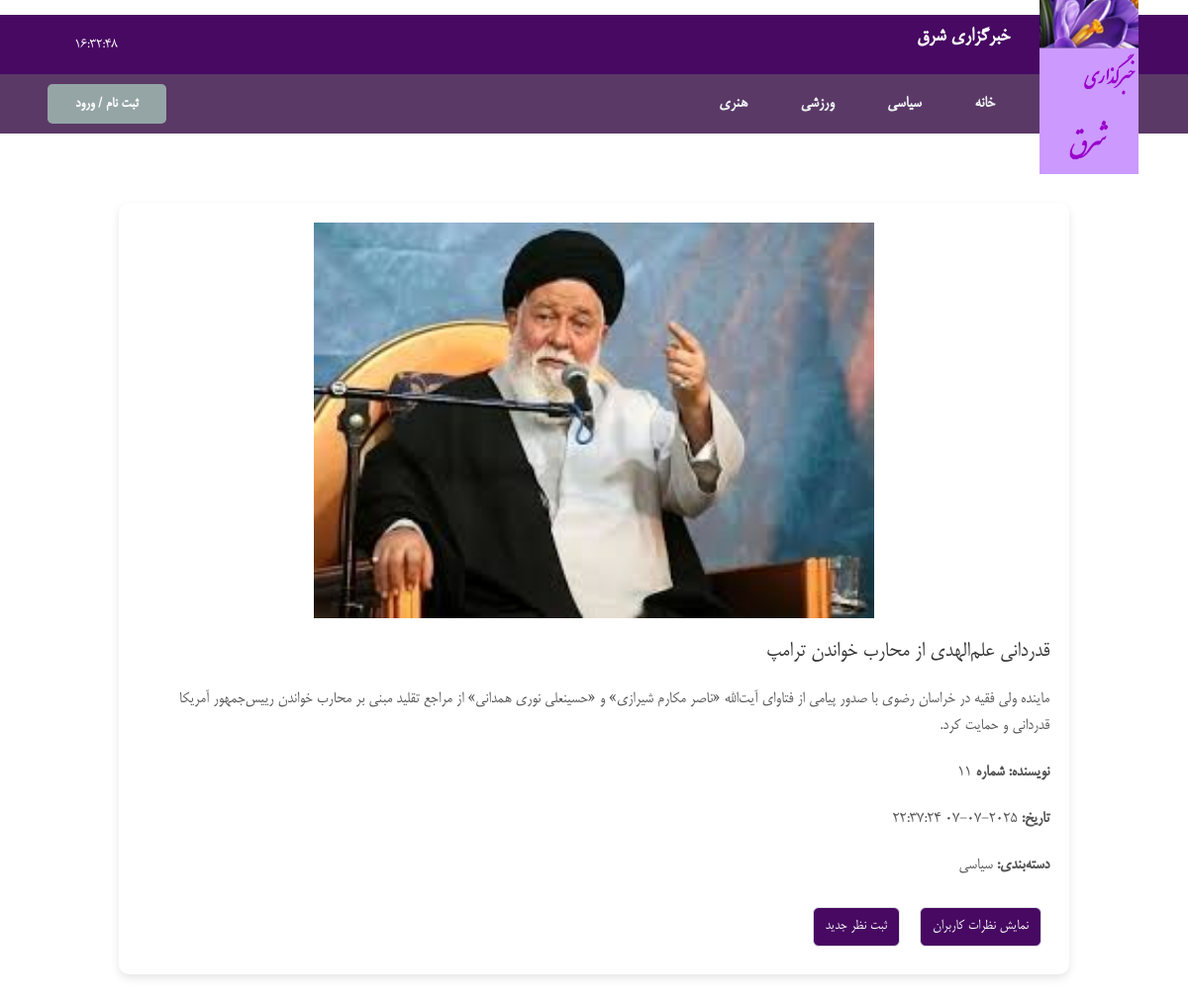
Screenshot of /fullnews.php?id=76 with the database file from the repository.
### tables this page shows
CREATE TABLE IF NOT EXISTS `news` (
  `id` int NOT NULL AUTO_INCREMENT,
  `title` varchar(255) NOT NULL,
  `content` text NOT NULL,
  `author_id` int NOT NULL,
  `author_username` varchar(255) NOT NULL,
  `image` varchar(255) DEFAULT NULL,
  `category` enum('politics','sports','art') NOT NULL DEFAULT 'politics',
  `status` enum('approved','pending','rejected') NOT NULL DEFAULT 'pending',
  `created_at` timestamp NOT NULL DEFAULT CURRENT_TIMESTAMP,
  PRIMARY KEY (`id`),
  KEY `author_id` (`author_id`),
  KEY `author_username` (`author_username`)
);

### fullnews.php (the view, shortened to what this page needs)
<?php
include('db.php');
if (isset($_GET['id'])) {
    $news_id = $_GET['id'];
    $query = "SELECT * FROM news WHERE id = ?";
    $stmt = mysqli_prepare($conn, $query);
    mysqli_stmt_bind_param($stmt, "i", $news_id);
    mysqli_stmt_execute($stmt);
    $result = mysqli_stmt_get_result($stmt);
    if ($news = mysqli_fetch_assoc($result)) {
        $title = $news['title'];
        $content = $news['content'];
        $author = $news['author_id'];
        $date = $news['created_at'];
        $image = $news['image'];
        $category = $news['category'];
    } else {
        echo "<h2>خبر یافت نشد!</h2>";
        exit();
    }
} else {
    echo "<h2>شناسه خبر مشخص نشده است!</h2>";
    exit();
}
?>
<!DOCTYPE html>
<html lang="fa" dir="rtl">
<head>
    <link rel="stylesheet" href="CSS/fullnewsStyle.css">
    <link href="https://cdn.jsdelivr.net/npm/bootstrap@5.3.0/dist/css/bootstrap.min.css" rel="stylesheet">
</head>
<body>
    <header>
        <div class="newsagency-information">
            <div class="logo">
                <img src="img/hhh.png" alt="">
            </div>
            <div class="name">
                <p>خبرگزاری  شرق</p>
            </div>
        </div>
        <div class="time-date" id="date-time">
        </div>
    </header>
    <nav>
        <div class="categories-list">
            <a href="index.php">خانه</a>
            <a href="archive.php?category=politics">سیاسی</a>
            <a href="archive.php?category=sports">ورزشی</a>
            <a href="archive.php?category=art">هنری</a>
        </div>
        <div class="login-button">
            <?php if (isset($_SESSION['user_id'])): ?>
            <?php if ($_SESSION['role'] == 'admin'): ?>
                <button type="button"><a href="ManagerPanel.php">پنل مدیریت</a></button>
            <?php else: ?>
                <button type="button"><a href="AuthorPanel.php">پنل نویسنده</a></button>
            <?php endif; ?>
            <?php else: ?>
            <button type="button"><a href="auth.php">ثبت نام / ورود</a></button>
            <?php endif; ?>
        </div>
    </nav>
    <main class="full-news">
        <div class="news-details">
            <img src="<?php echo $image; ?>" alt="خبر">
            <h2><?php echo $title; ?></h2>
            <p><?php echo nl2br($content); ?></p>
            <p><strong>نویسنده: شماره</strong> <?php echo $author; ?></p>
            <p><strong>تاریخ:</strong> <?php echo $date; ?></p>
            <p><strong>دسته‌بندی:</strong>
                <?php
                    if ($category == 'politics') {
                        echo "سیاسی";
                    } elseif ($category == 'sports') {
                        echo "ورزشی";
                    } elseif ($category == 'art') {
                        echo "هنری";
                    } else {
                        echo ucfirst($category);
                    }
                ?>
            </p>
        </div>
<button onclick="toggleComments()" class="  toggleCommentBtn btn border commentbt pb-2 m-2">نمایش نظرات کاربران</button>
<button id="toggleCommentFormBtn" class="  toggleCommentBtn btn border commentbt pb-2 m-2" type="button">ثبت نظر جدید</button>
    </main>
</body>
</html>

### CSS/fullnewsStyle.css (style rules this page uses)
* { padding: 0; margin: 0; box-sizing: border-box; font-family: B-mitra, sans-serif; }
body { background-color: #ecf0f1; }
header { width: 100%; height: 60px; background-color: #470962; color: white; margin: 15px 0 0; display: flex; justify-content: space-between; align-items: center; padding: 0 20px; }
header .newsagency-information { display: flex; align-items: center; }
header .newsagency-information .name { margin-right: 30px; font-size: 22px; font-weight: bold; }
header .newsagency-information .logo { width: 100px; height: 100px; background-color: white; margin-right: 30px; }
header .newsagency-information .logo img { width: inherit; }
header .time-date { font-size: 16px; margin-left: 55px; }
nav { width: 100%; height: 60px; background-color: #5a3967; display: flex; justify-content: space-between; align-items: center; padding: 0 20px; overflow: hidden; }
nav .categories-list { margin-right: 150px; }
nav .categories-list a { text-decoration: none; padding: 25px; color: #ecf0f1; font-weight: bold; transition: 0.3s; font-size: 18px; height: 60px; }
nav .login-button button { padding: 8px 28px; margin-left: 28px; background-color: #95a5a6; border: none; border-radius: 5px; cursor: pointer; font-weight: bold; color: white; transition: 0.3s; font-weight: 800; }
nav .login-button a { text-decoration: none; color: white; }
.full-news { width: 80%; margin: 70px auto; background-color: white; padding: 20px; border-radius: 10px; box-shadow: 0 4px 10px rgba(0, 0, 0, 0.1); }
.news-details img { width: 100%; height: 400px; border-radius: 10px; margin-bottom: 20px; object-fit: contain; }
.news-details h2 { font-size: 24px; margin-bottom: 20px; color: #333333; }
.news-details p { font-size: 18px; color: #555; margin-bottom: 20px; }
.commentbt { background-color: #470962 !important; border-color: #470962 !important; color: white !important; border: 1px solid #470962 !important; }

### rows the page displays
news: image (picture), title "قدردانی علم‌الهدی از محارب خواندن ترامپ", content "ماینده ولی فقیه در خراسان رضوی با صدور پیامی از فتاوای آیت‌الله «ناصر مکارم شیرازی» و «حسینعلی نوری همدانی» از مراجع تقلید مبنی بر محارب خواندن رییس‌جمهور آمریکا قدردانی و حمایت کرد.", author "11", created_at "2025-07-07 22:37:24"
